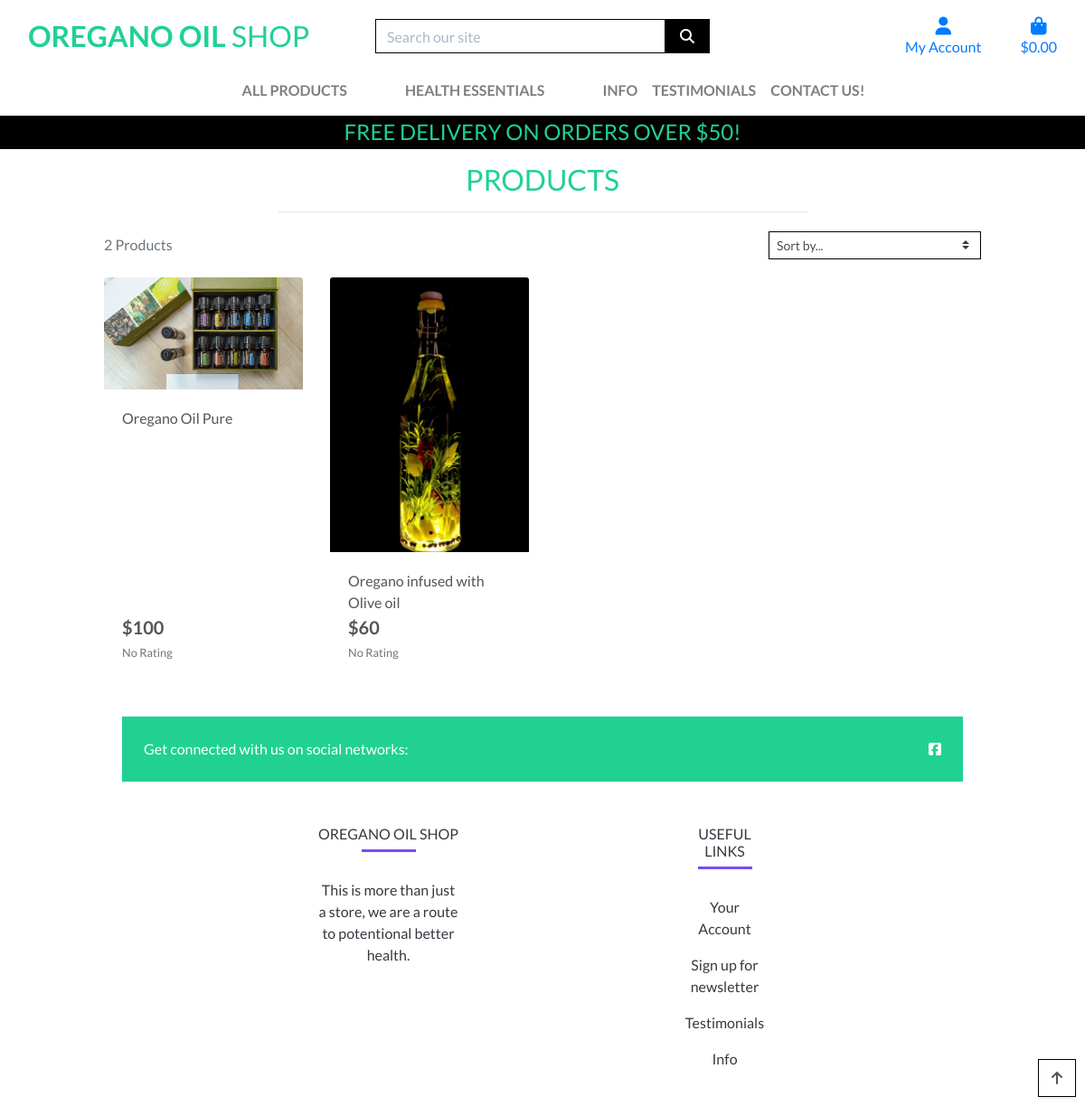
Screenshot of /products/ with the database file from the repository.
### products/models.py (models this page shows, shortened)
class Product(models.Model):
    name = models.CharField(max_length=255)
    slug = models.SlugField()
    description = models.TextField(blank=True, null=True)
    price = models.IntegerField()
    created_at = models.DateTimeField(auto_now_add=True)
    image = models.ImageField(upload_to='', default='media/images/default.jpg')
    class Meta:
        ordering = ('-created_at',)

### products/views.py (the view, shortened to what this page needs)
# urls.py: path('', views.all_products, name='products'),
def all_products(request):
    products = Product.objects.all()
    query = None
    sort = None
    direction = None
    current_sorting = f'{sort}_{direction}'
    context = {
        'products': products,
        'search_term': query,
        'current_sorting': current_sorting,
    }
    return render(request, 'products/products.html', context)

### bag/contexts.py (called while the page is built, shortened)
def bag_contents(request):
    bag_items = []
    total = 0
    product_count = 0
    bag = request.session.get('bag', {})
    if total < settings.FREE_DELIVERY_THRESHOLD:
        delivery = total * Decimal(settings.STANDARD_DELIVERY_PERCENTAGE / 100)
        free_delivery_delta = settings.FREE_DELIVERY_THRESHOLD - total
    else:
        delivery = 0
        free_delivery_delta = 0
    grand_total = delivery + total
    context = {
        'bag_items': bag_items,
        'total': total,
        'product_count': product_count,
        'delivery': delivery,
        'free_delivery_delta': free_delivery_delta,
        'free_delivery_threshold': settings.FREE_DELIVERY_THRESHOLD,
        'grand_total': grand_total,
    }
    return context

### products/templates/products/products.html (shortened to what this page needs)
{% extends "base.html" %}
{% load static %}
{% block page_header %}
    <div class="container header-container">
    </div>
{% endblock %}
{% block content %}
    <div class="overlay"></div>
    <div class="container-fluid">
        <div class="row">
            <div class="col text-center mt-3">
                <h2 class="logo-font">Products</h2>
                <hr class="w-50 mb-1">
            </div>
        </div>
        <div class="row">
            <div class="product-container col-10 offset-1">
                <div class="row mt-1 mb-2">
                    <div class="col-12 col-md-6 my-auto order-md-last d-flex justify-content-center justify-content-md-end">
                        <div class="sort-select-wrapper w-50">
                            <select id="sort-selector" class="custom-select custom-select-sm rounded-0 border border-{% if current_sorting != 'None_None' %}info{% else %}black{% endif %}">
                                <option value="reset" {% if current_sorting == 'None_None' %}selected{% endif %}>Sort by...</option>
                            </select>
                        </div>
                    </div>
                    <div class="col-12 col-md-6 order-md-first">
                        <p class="text-muted mt-3 text-center text-md-left">
                            {{ products|length }} Products{% if search_term %} found for <strong>"{{ search_term }}"</strong>{% endif %}
                        </p>
                    </div>
                </div>
                <div class="row">
                    {% for product in products %}
                        <div class="col-sm-6 col-md-6 col-lg-4 col-xl-3">
                            <div class="card h-100 border-0">
                                {% if product.image %}
                                <a href="{% url 'product_detail' product.id %}">
                                    <img class="card-img-top img-fluid" src="{{ product.image.url }}" alt="{{ product.name }}">
                                </a>
                                {% else %}
                                <a href="{% url 'product_detail' product.id %}">
                                    <img class="card-img-top img-fluid" src="{{ MEDIA_URL }}noimage.png" alt="{{ product.name }}">
                                </a>
                                {% endif %}
                                <div class="card-body pb-0">
                                    <p class="mb-0">{{ product.name }}</p>
                                </div>
                                <div class="card-footer bg-white pt-0 border-0 text-left">
                                    <div class="row">
                                        <div class="col">
                                            <p class="lead mb-0 text-left font-weight-bold">${{ product.price }}</p>
                                            {% if product.rating %}
                                                <small class="text-muted"><i class="fas fa-star mr-1"></i>{{ product.rating }} / 5</small>
                                            {% else %}
                                                <small class="text-muted">No Rating</small>
                                            {% endif %}
                                        </div>
                                    </div>
                                </div>
                            </div>
                        </div>
                    {% endfor %}
                </div>
            </div>
        </div>
    </div>
    <div class="btt-button shadow-sm rounded-0 border border-black">
        <a class="btt-link d-flex h-100">
            <i class="fas fa-arrow-up text-black mx-auto my-auto"></i>
        </a>
    </div>
{% endblock %}

### templates/base.html (shortened to what this page needs)
{% load static %}
<!doctype html>
<html lang="en">
  <head>
    {% block corecss %}
        <link rel="stylesheet" href="https://stackpath.bootstrapcdn.com/bootstrap/4.4.1/css/bootstrap.min.css">
        <link rel="stylesheet" href="{% static 'css/base.css' %}">
    {% endblock %}
  </head>
  <body>
    <header class="container-fluid fixed-top">
        <div id="topnav" class="row bg-white pt-lg-2 d-none d-lg-flex">
            <div class="col-12 col-lg-4 my-auto py-1 py-lg-0 text-center text-lg-left">
                <a href="{% url 'home' %}" class="nav-link main-logo-link">
                    <h2 class="logo-font text-black my-0"><strong>Oregano Oil</strong> Shop</h2>
                </a>
            </div>
            <div class="col-12 col-lg-4 my-auto py-1 py-lg-0">
                <form method="GET" action="{% url 'products' %}">
                    <div class="input-group w-100">
                        <input class="form-control border border-black rounded-0" type="text" name="q" placeholder="Search our site">
                        <div class="input-group-append">
                            <button class="form-control btn btn-black border border-black rounded-0" type="submit">
                                <span class="icon">
                                    <i class="fas fa-search"></i>
                                </span>
                            </button>
                        </div>
                    </div>
                </form>
            </div>
            <div class="col-12 col-lg-4 my-auto py-1 py-lg-0">
                <ul class="list-inline list-unstyled text-center text-lg-right my-0">
                    <li class="list-inline-item dropdown">
                        <a class="text-black nav-link" href="#" id="user-options" data-toggle="dropdown" aria-haspopup="true" aria-expanded="false">
                            <div class="text-center">
                                <div><i class="fas fa-user fa-lg"></i></div>
                                <p class="my-0">My Account</p>
                            </div>
                        </a>
                    </li>
                    <li class="list-inline-item">
                        <a class="{% if grand_total %}text-info font-weight-bold{% else %}text-black{% endif %} nav-link" href="{% url 'view_bag' %}">
                            <div class="text-center">
                                <div><i class="fas fa-shopping-bag fa-lg"></i></div>
                                <p class="my-0">
                                    {% if grand_total %}
                                        ${{ grand_total|floatformat:2 }}
                                    {% else %}
                                        $0.00
                                    {% endif %}
                                </p>
                            </div>
                        </a>
                    </li>
                </ul>
            </div>
        </div>
        <div class="row bg-white">
            <nav class="navbar navbar-expand-lg navbar-light w-100">
                {% include 'includes/main_nav.html' %}
            </nav>
        </div>
        <div id="delivery-banner" class="row text-center">
            <div class="col bg-black text-white">
                <h4 class="logo-font my-1">Free delivery on orders over ${{ free_delivery_threshold }}!</h4>
            </div>
        </div>
    </header>
    {% block page_header %}
    {% endblock %}
    {% block content %}
    {% endblock %}
<div class="container my-5">
    <footer
            class="text-center text-lg-start text-dark"
            style="background-color: white"
            >
      <section
               class="d-flex justify-content-between p-4 text-white"
               style="background-color: #21D192"
               >
        <div class="me-5">
          <span>Get connected with us on social networks:</span>
        </div>
        <div>
          <a target="_blank" href = "https://www.facebook.com/profile.php?id=61554225426724"  class="text-white me-4">
            <i class="fab fa-facebook-square ms-3"></i>
          </a>
      </section>
      <section class="">
        <div class="container text-center text-md-start mt-5">
          <div class="row mt-3">
            <div class="col-md-3 col-lg-4 col-xl-3 mx-auto mb-4">
              <h6 class="text-uppercase fw-bold">Oregano Oil Shop</h6>
              <hr
                  class="mb-4 mt-0 d-inline-block mx-auto"
                  style="width: 60px; background-color: #7c4dff; height: 2px"
                  />
              <p>
                This is more than just a store, we are a route to potentional better health.
              </p>
            </div>
            <div class="col-md-3 col-lg-2 col-xl-2 mx-auto mb-4">
              <h6 class="text-uppercase fw-bold">Useful links</h6>
              <hr
                  class="mb-4 mt-0 d-inline-block mx-auto"
                  style="width: 60px; background-color: #7c4dff; height: 2px"
                  />
              <p>
                <a href="#!" class="text-dark">Your Account</a>
              </p>
              <p>
                <a href="#!" class="text-dark">Sign up for newsletter</a>
              </p>
              <p>
                <a href="#!" class="text-dark">Testimonials</a>
              </p>
              <p>
                <a href="#!" class="text-dark">Info</a>
              </p>
            </div>
</html>
  </body>
</html>

### templates/includes/main_nav.html (shortened to what this page needs)
<div class="collapse navbar-collapse" id="main-nav">
    <ul class="navbar-nav w-auto mx-auto">
        <li class="nav-item dropdown">
            <a class="logo-font font-weight-bold nav-link text-black mr-5" href="#" id="all-products-link" data-toggle="dropdown" aria-haspopup="true" aria-expanded="false">
                All Products
            </a>
        </li>
        <li class="nav-item dropdown">
            <a class="logo-font font-weight-bold nav-link text-black mr-5" href="#" id="homeware-link" data-toggle="dropdown" aria-haspopup="true" aria-expanded="false">
                Health Essentials
            </a>
        </li>
        <li class="nav-item dropdown">
            <a class="logo-font font-weight-bold nav-link text-black" href="{% url 'Info' %}" aria-labelledby="specials-link">
                Info
            </a>
        </li>
    <li class="nav-item dropdown">
        <a class="logo-font font-weight-bold nav-link text-black" href="{% url 'testimonial_list' %}" aria-labelledby="specials-link">
            Testimonials
        </a>
    </li>
        <li class="nav-item dropdown">
            <a class="logo-font font-weight-bold nav-link text-black" href="{% url 'Contact' %}" aria-labelledby="specials-link">
                Contact us!
            </a>
        </li>
    </ul>
</div>

### static/css/base.css (style rules this page uses)
html { height: 100%; }
body { background: url('/media/images/oregano-4338622_1280.jpg') no-repeat center center fixed; background-size: cover; height: calc(100vh - 164px); color: #555; font-family: 'Lato'; }
.icon { align-items: center; display: inline-flex; justify-content: center; height: 1.5rem; width: 1.5rem; }
.logo-font { text-transform: uppercase; color: #21D192; }
.main-logo-link { width: fit-content; }
.btn-black { background: black; color: white; }
.text-white { color: white !important; }
.border-black { border: 1px solid black !important; }
.bg-black { background: #000 !important; }
.overlay { height: 100%; width: 100%; top: 0; left: 0; position: fixed; background: white; z-index: -1; }
.btt-button { height: 42px; width: 42px; position: fixed; bottom: 10px; right: 10px; }
.btt-link, .update-link, .remove-item { cursor: pointer; }
input[name='q']::placeholder { color: #aab7c4; }
@media (min-width: 1200px) { .container { max-width: 80%; } }
@media (min-width: 992px) { .header-container { padding-top: 164px; } }

### rows the page displays
Product: image (picture), name "Oregano Oil Pure", price "100"
Product: image (picture), name "Oregano infused with Olive oil", price "60"

### other values shown
{{ free_delivery_threshold }} "50"
{{ products|length }} "2"
